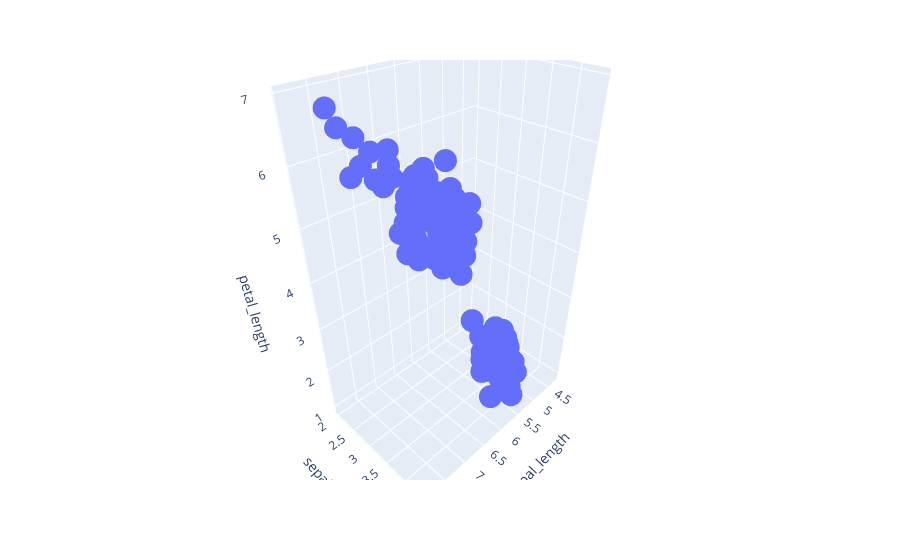

Notebook code cell kept with this figure:
### Markdown cell above
13. Create a 3D scatter plot using Plotly.

### Code cell
import plotly.express as px

df = px.data.iris()
fig = px.scatter_3d(df, x='sepal_length', y='sepal_width', z='petal_length')
fig.show()

### Figure 1 — Plotly figure (JSON) as saved in the notebook; plotly's stock layout.template omitted (floating-point values rounded to 4 significant figures; data arrays with more than 128 entries replaced by an {"elided": "..."} marker saying what was removed)
{"data": [{"hovertemplate": "sepal_length=%{x}<br>sepal_width=%{y}<br>petal_length=%{z}<extra></extra>", "legendgroup": "", "marker": {"color": "#636efa", "symbol": "circle"}, "mode": "markers", "name": "", "scene": "scene", "showlegend": false, "type": "scatter3d", "x": {"elided": "150 float values"}, "y": {"elided": "150 float values"}, "z": {"elided": "150 float values"}}], "layout": {"legend": {"tracegroupgap": 0}, "margin": {"t": 60}, "scene": {"domain": {"x": [0, 1], "y": [0, 1]}, "xaxis": {"title": {"text": "sepal_length"}}, "yaxis": {"title": {"text": "sepal_width"}}, "zaxis": {"title": {"text": "petal_length"}}}}}
